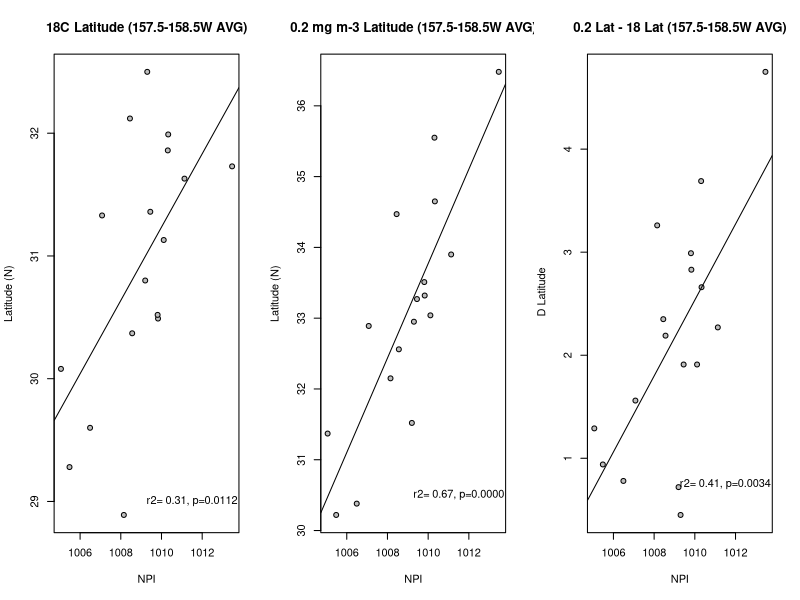

Write R code to recreate this figure.
dat = read.csv('latpositions98-14.csv')

# Latitude of 18C at 157.5-158.5W average
par(mfrow=c(1,3))
plot(dat$NPI,dat$S18,pch=21,bg='grey',xlab='NPI',ylab='Latitude (N)',main='18C Latitude (157.5-158.5W AVG)')
S.fit = lm(S18~NPI,data=dat)
abline(S.fit)
text(1011.5, 29, sprintf('r2=%5.2f, p=%s', summary(S.fit)$adj.r.squared, sprintf('%6.4f',summary(S.fit)$coeff[8])))

# Latitude of 0.2 mg m-3 at 157.5-158.5W average
plot(dat$NPI,dat$CP2,pch=21,bg='grey',xlab='NPI',ylab='Latitude (N)',main='0.2 mg m-3 Latitude (157.5-158.5W AVG)')
C.fit = lm(CP2~NPI,data=dat)
abline(C.fit)
text(1011.5, 30.5, sprintf('r2=%5.2f, p=%s', summary(C.fit)$adj.r.squared, sprintf('%6.4f',summary(C.fit)$coeff[8])))

# Latitude of 0.2 mg m-3 minus latitude of 18C at 157.5-158.5W average
plot(dat$NPI,dat$FrontDiff,pch=21,bg='grey',xlab='NPI',ylab=' D Latitude',main='0.2 Lat - 18 Lat (157.5-158.5W AVG)')
D.fit = lm(FrontDiff~NPI,data=dat)
abline(D.fit)
text(1011.5, 0.75, sprintf('r2=%5.2f, p=%s', summary(D.fit)$adj.r.squared, sprintf('%6.4f',summary(D.fit)$coeff[8])))

